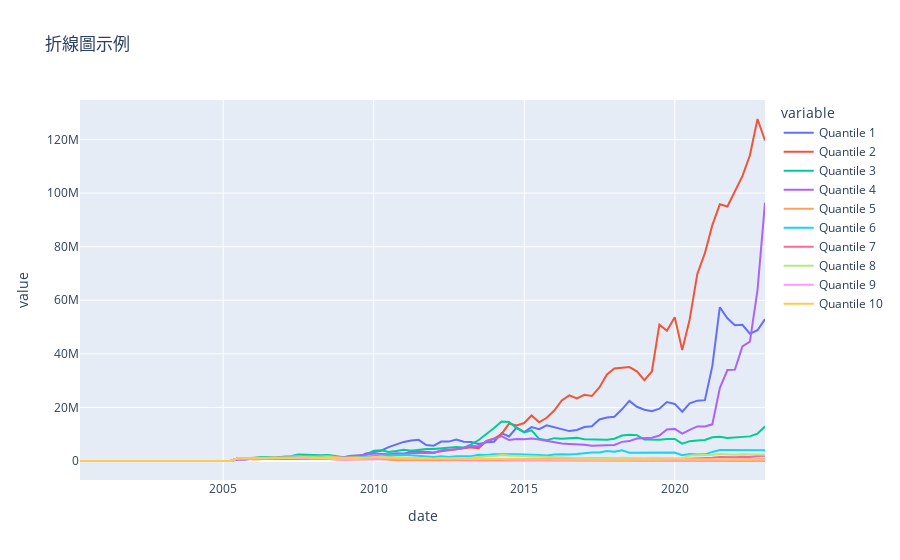

The code cell stored with this chart in its notebook:
### Code cell
# 畫圖
plotter.plot(output,index="portfolio_value")
